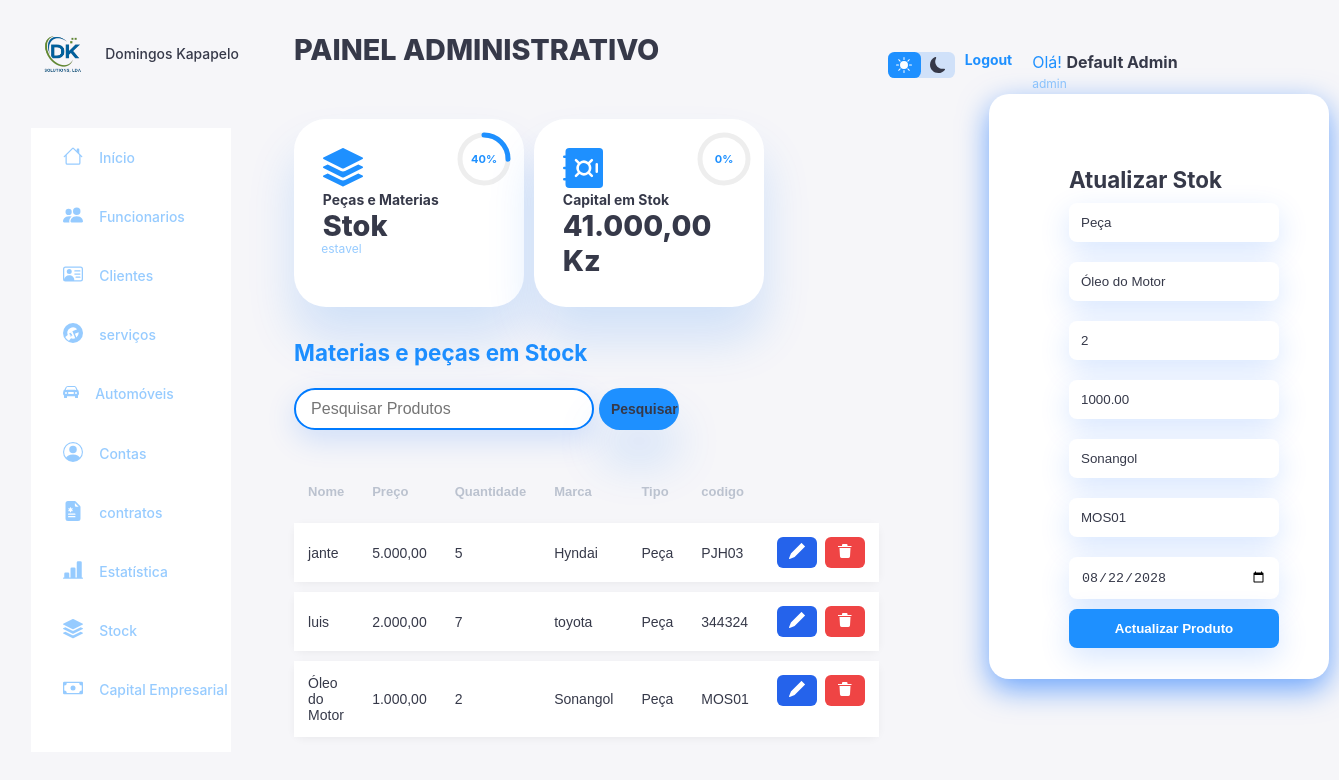
The app's page /Admistrador/atualizar_stok.php?id=25 (signed in), older data.
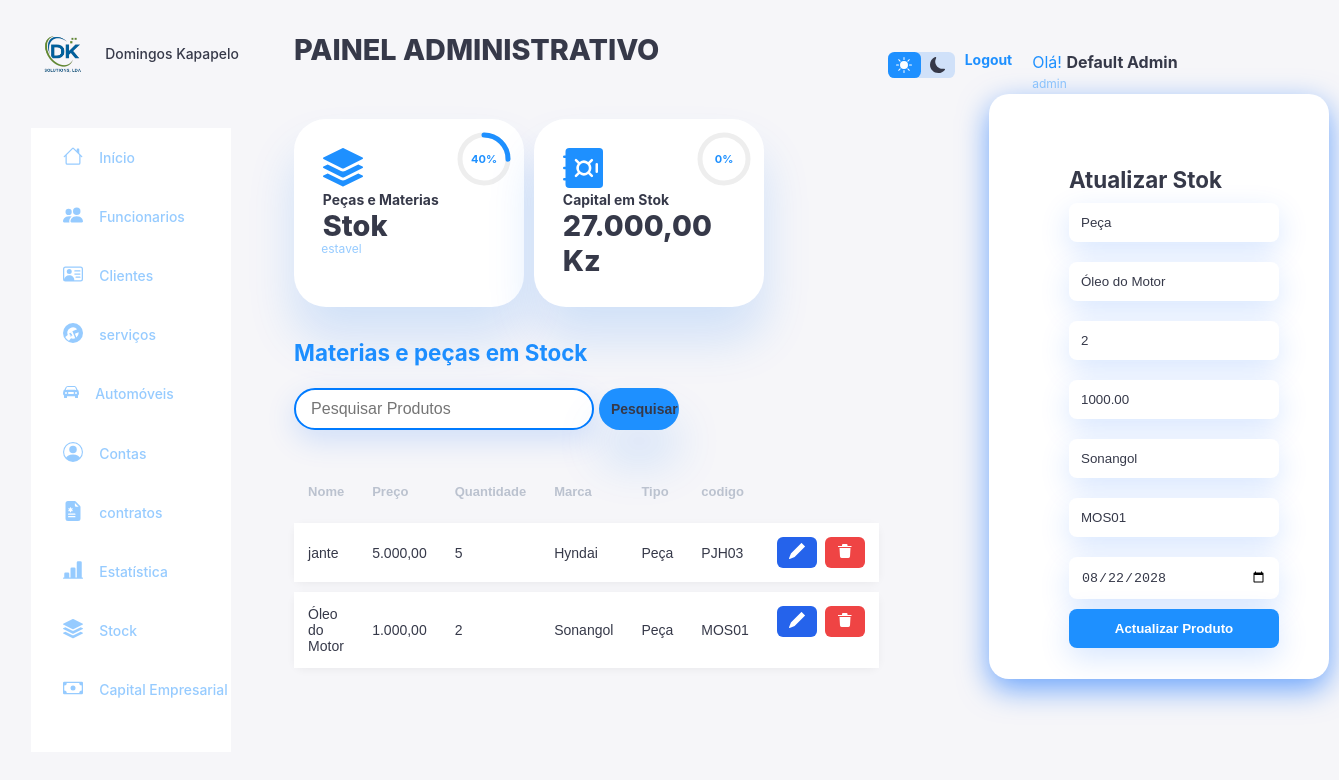
The same page, newer data.
### tables this page shows
CREATE TABLE `estoque` (
  `id_estoque` int(11) NOT NULL,
  `codigo` varchar(50) DEFAULT NULL,
  `tipo` enum('Material','Peça') NOT NULL,
  `nome` varchar(100) NOT NULL,
  `marca` varchar(50) DEFAULT NULL,
  `quantidade` int(11) NOT NULL DEFAULT 0,
  `data_registo` timestamp NOT NULL DEFAULT current_timestamp(),
  `data_expiracao` date DEFAULT NULL,
  `preco` decimal(10,2) DEFAULT 0.00
);

### Admistrador/models/stok_add_models.php (called while the page is built, shortened)
<?php
include("./configuracao/conexao.php");
$sql = "SELECT SUM(quantidade * preco) AS total_stock FROM estoque";
$result = $conn->query($sql);
if($result && $row = $result->fetch_assoc()){
    $total = $row['total_stock'] ?? 0;
}
?>

### Admistrador/models/stok_models.php (called while the page is built, shortened)
<?php
  include_once(".\models\stok_add_models.php");
?>

### Admistrador/atualizar_stok.php (the view, shortened to what the changed rows need)
<?php
include_once("./models/stok_models.php");
require_once("./configuracao/conexao.php");
$id = (int) ($_GET['id'] ?? 0);
$stmt = $conn->prepare("SELECT * FROM estoque WHERE id_estoque = ?");
$stmt->bind_param("i", $id);
$stmt->execute();
$produto = $stmt->get_result()->fetch_assoc();
$stmtLista = $conn->prepare("SELECT * FROM estoque ORDER BY nome ASC");
$stmtLista->execute();
$result = $stmtLista->get_result();
?>
<!DOCTYPE html>
<html lang="pt">
 <head>
    <link rel="stylesheet" href="../views/css/stok.css?v=1.0">
  </head>
   <body>
    <div class="container">
       <?php include_once('sidebar.php');?>
              <main>
                <h1 class="cina">PAINEL ADMINISTRATIVO</h1>
                 <div class="insights">
                        <div class="sales">
                        <div class="midlle">
                                <h1>Stok</h1>
                        </div>
                    </div>
                                               <div class="sales">
                        <div class="midlle">
                                <h3>Capital em Stok</h3>
                        <h1><?= number_format($total, 2, ',', '.') ?> Kz</h1>
                        </div>
                    </div>
                 </div>
            <div class="Recent-Order">
                <h2>Materias e peças em Stock</h2>
                    <div class="table-container">
                <table class="modern-table">
                    <thead>
                        <tr>
                            <th>Nome</th>
                            <th>Preço</th>
                            <th>Quantidade</th>
                            <th>Marca</th>
                            <th>Tipo</th>
                            <th>codigo</th>
                        </tr>
                                                </thead>
                                              <tbody>
                    <?php while($row = $result->fetch_assoc()){ ?>
                    <tr>
                        <td><?= htmlspecialchars($row['nome']) ?></td>
                        <td><?= number_format($row['preco'], 2, ',', '.') ?></td>
                        <td><?= (int)$row['quantidade'] ?></td>
                        <td><?= htmlspecialchars($row['marca']) ?></td>
                        <td><?= htmlspecialchars($row['tipo']) ?></td>
                        <td><?= htmlspecialchars($row['codigo']) ?></td>
                           <td class="actions">
                                    <a class="btn view"
                                    href="atualizar_stok.php?id=<?= $row['id_estoque'] ?>">
                                        <svg xmlns="http://www.w3.org/2000/svg"
                                            width="16"
                                            height="16"
                                            fill="currentColor"
                                            class="bi bi-pencil"
                                            viewBox="0 0 16 16">
                                            <path d="M12.146.146a.5.5 0 0 1 .708 0l3 3a.5.5 0 0 1 0 .708l-10 10a.5.5 0 0 1-.168.11l-5 2a.5.5 0 0 1-.65-.65l2-5a.5.5 0 0 1 .11-.168z"/>
                                        </svg>
                                    </a>
                                     <?php if ($_SESSION['nivel'] === "admin") { ?>
                                    <a class="btn delete"
                                    href="stok.php?excluir_id=<?= $row['id_estoque'] ?>"
                                    onclick="return confirm('Tem certeza que deseja deletar?')">
                                        <svg xmlns="http://www.w3.org/2000/svg"
                                            width="16"
                                            height="16"
                                            fill="currentColor"
                                            class="bi bi-trash3"
                                            viewBox="0 0 16 16">
                                            <path d="M6.5 1h3a1 1 0 0 1 1 1V3h4v1H1V3h4V2a1 1 0 0 1 1-1z"/>
                                            <path d="M2.5 5h11l-.5 8.5A2 2 0 0 1 11 15H5a2 2 0 0 1-2-1.5L2.5 5z"/>
                                        </svg>
                                    </a>
                               <?php } ?>
                                </td>
                            </tr>
                            <?php } ?>
                            </tbody>
                </table>
            </div>
              </main>
                     </div>
                       </div>
                               <div class="containerc">
                            <div class="right">
                                <h2>Atualizar Stok</h2>
<form method="POST">
    <select name="tipo" required>
        <option value="Peça" <?= ($produto['tipo'] == 'Peça') ? 'selected' : '' ?>>
            Peça
        </option>
    </select>
    <input
        type="text"
        name="nome"
        value="<?= htmlspecialchars($produto['nome']) ?>"
        required
    >
    <input
        type="number"
        name="quantidade"
        value="<?= (int)$produto['quantidade'] ?>"
        min="0"
        required
    >
    <input
        type="number"
        step="0.01"
        name="preco"
        value="<?= $produto['preco'] ?>"
        min="0"
        required
    >
    <input
        type="text"
        name="marca"
        value="<?= htmlspecialchars($produto['marca']) ?>"
    >
    <input
        type="text"
        name="codigo"
        value="<?= htmlspecialchars($produto['codigo']) ?>"
        required
    >
    <input
        type="date"
        name="data_expiracao"
        value="<?= $produto['data_expiracao'] ?>"
    >
    <button type="submit">
        Actualizar Produto
    </button>
</form>
                           </div>
                        </div>
            </body>
</html>

Row changes from the older to the newer data that the page shows:
removed estoque: nome "luis", preco "2.000,00", quantidade "7", marca "toyota", tipo "Peça", codigo "344324"
Text that changed along with them:
$total: "41.000,00" → "27.000,00"
